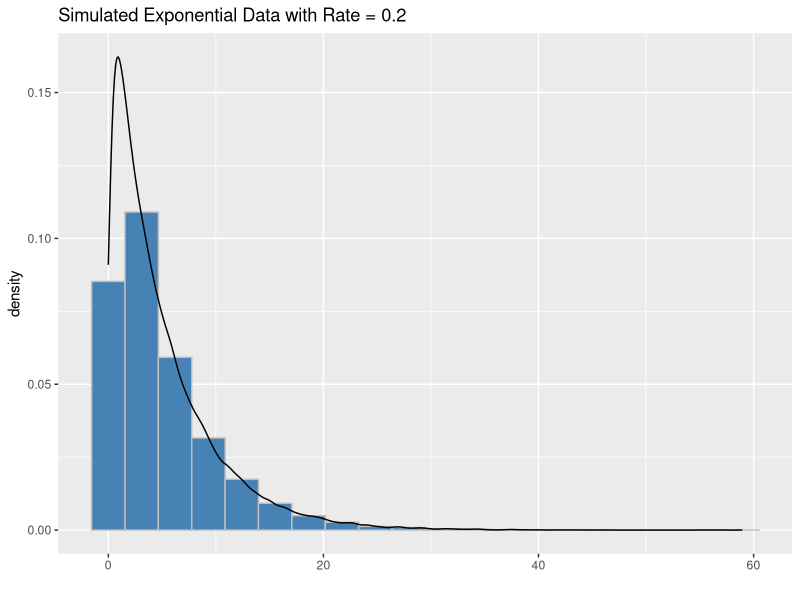
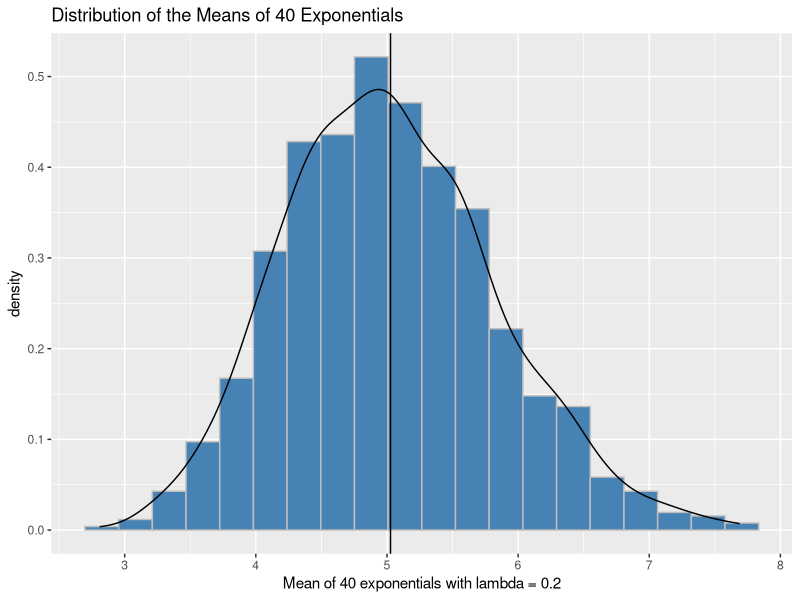
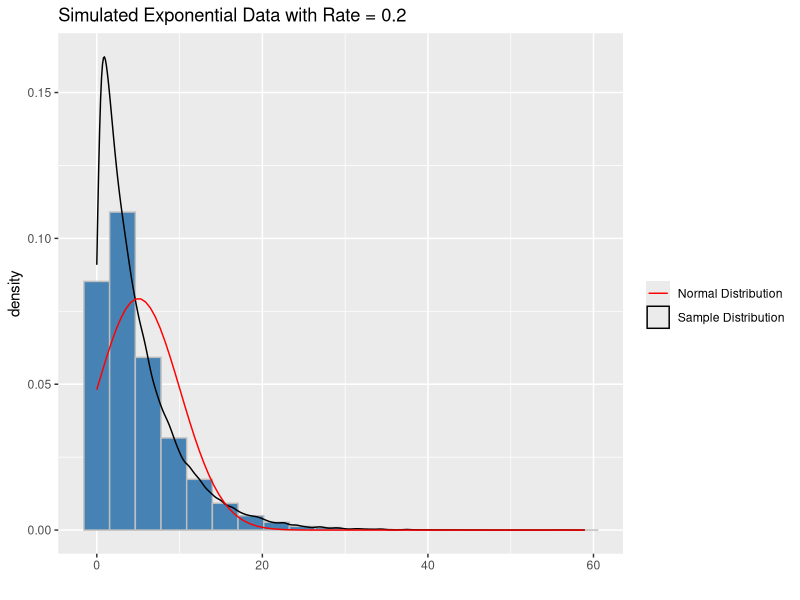
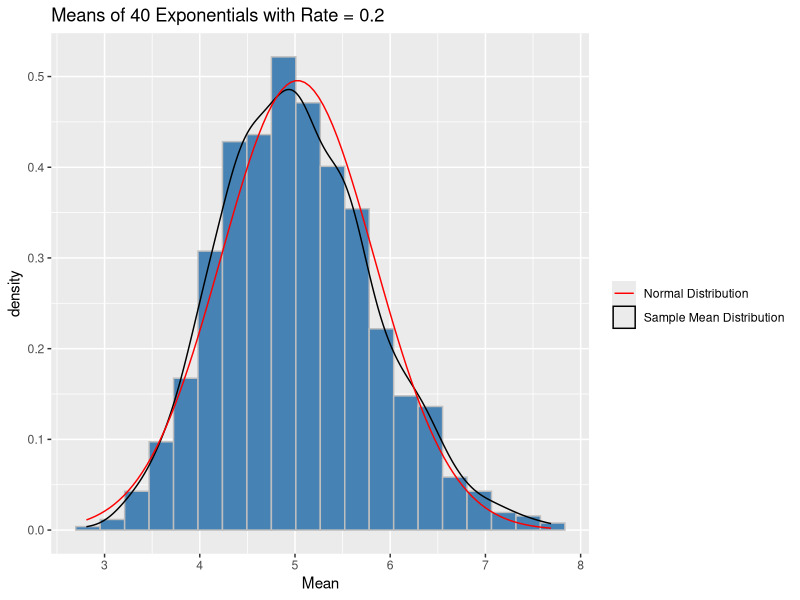

The R source for these figures, in order:
## ---- chunk 1
knitr::opts_chunk$set(echo = TRUE)
knitr::opts_chunk$set(fig.width = 8)
## ---- chunk 2
lambda <- 0.2
sample <- rexp(40*1000, rate = lambda)
samplemat <- matrix(sample, nrow = 1000, ncol = 40)

## ---- chunk 3
library(ggplot2)
ggplot() +
        geom_histogram(aes(sample, y = ..density..), color = "grey",
                       fill = "steelblue", bins = 20)+
        geom_density(aes(sample)) +
        xlab("") +
        ggtitle("Simulated Exponential Data with Rate = 0.2")
## ---- chunk 4
samplemeans <- rowMeans(samplemat)
samplemean <- round(mean(samplemeans), 3)
theorymean <- 1/lambda
ggplot()+
        geom_histogram(aes(samplemeans, y = ..density..), color = "grey", 
                       fill = "steelblue", bins = 20) +
        geom_vline(xintercept = samplemean) +
        xlab("Mean of 40 exponentials with lambda = 0.2")+
        ggtitle("Distribution of the Means of 40 Exponentials") +
        geom_density(aes(samplemeans))

## ---- chunk 5
samplesd <- round(sd(sample), 3)
meansd <- round(sd(samplemeans), 3)
theorysd <- 1/lambda
## ---- chunk 6
ggplot(data.frame(sample), aes(sample)) +
        geom_histogram(aes(sample, y = ..density..), color = "grey", fill = "steelblue", position = "stack", bins = 20)+
        geom_density(aes(sample, col = "Sample Distribution")) +
        stat_function(fun = dnorm, 
                      args = list(mean = samplemean, sd = samplesd), 
                      geom = "line", aes(col = "Normal Distribution")) + 
        xlab("") +
        scale_color_manual(values = c("red", "black"), 
                           name = "") +
        ggtitle("Simulated Exponential Data with Rate = 0.2")
## ---- chunk 7
ggplot(data.frame(samplemeans), aes(samplemeans)) +
        geom_histogram(aes(samplemeans, y = ..density..), color = "grey", 
                       fill = "steelblue", position = "stack", bins = 20) +
        geom_density(aes(samplemeans, color = "Sample Mean Distribution")) +
        stat_function(fun = dnorm, 
                      args = list(mean = samplemean, sd = meansd), 
                      geom = "line", aes(col = "Normal Distribution")) + 
        scale_color_manual(values = c("red", "black"),
                           name = "") +
        xlab("Mean") +
        ggtitle("Means of 40 Exponentials with Rate = 0.2")
